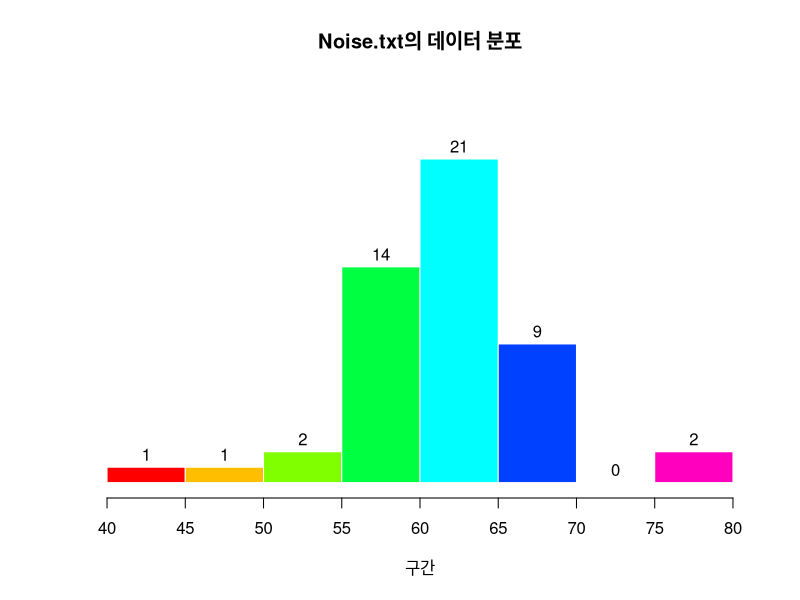
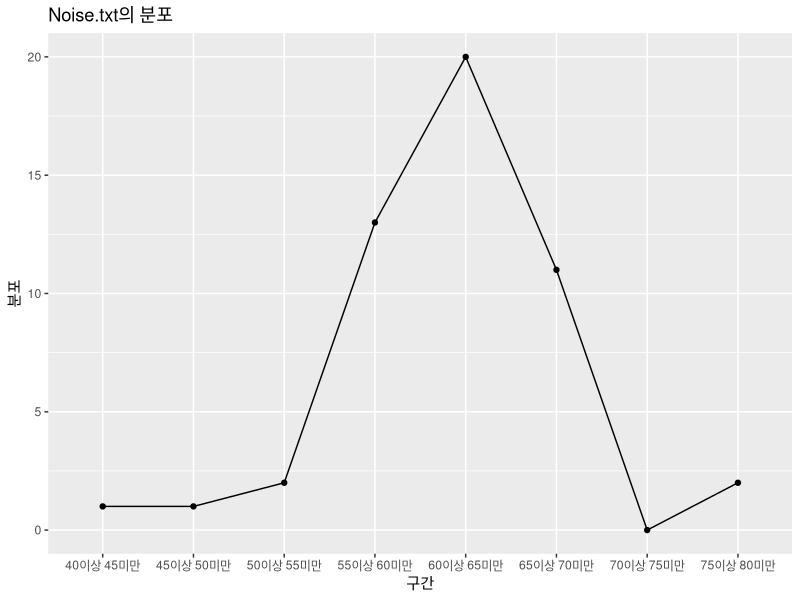

Generate these figures, in order, with R: (Note: this script raises an error after producing the figures.)
## ---- chunk 1
getwd()
setwd('C:/Users/stu/git/DA_Academy')
# read.csv
raw <- read.csv('noise.txt', header = F, stringsAsFactors = F, sep = ' ')
raw <- as.double(unlist(raw))

# read.table
# raw <- read.table('noise.txt')
## ---- chunk 2
data <- raw
minimum <- (min(data)%/%10)*10
maximum <- ((max(data)%/%10)+1)*10
step <- 5

hist(data, breaks=seq(minimum, maximum, step), right = F, ylim=c(0, 10+(3*step)), col=rainbow(8), border=F, labels=T, main = 'Noise.txt의 데이터 분포', xlab='구간', ylab= '', axes=F)
axis(1, at=seq(minimum, maximum, step), labels=seq(minimum, maximum, step), las=1)
## ---- chunk 3
library(ggplot2)
data <- round(raw)
minimum <- (min(data)%/%10)*10
maximum <- ((max(data)%/%10)+1)*10
step <- 5

freq <- table(cut(data, breaks=seq(minimum, maximum, step), right=F))
name <- names(freq)
name <- gsub('[[]', '', name)
name <- gsub(',', '이상 ', name)
name <- gsub(')', '미만', name)
names(freq) <- name
data <- as.data.frame(freq)

ggplot(data, aes(x=Var1, y=Freq, group=1))+ggtitle('Noise.txt의 분포')+labs(x='구간', y='분포')+geom_line()+geom_point()
## ---- chunk 4
raw <- read.csv('noise.txt', header = F, stringsAsFactors = F, sep = ' ')
raw <- as.double(unlist(raw))

findCriteria <- function(data, percentile, decreasing = F){
  if(decreasing==T){data <- sort(data, decreasing = T)}else{data <- sort(data, decreasing = F)}
  return(data[ceiling(length(data)*(percentile/100))])
}

# 하위 25% 기준 데이터
findCriteria(raw, 25, F)

# 하위 75% 기준 데이터
findCriteria(raw, 75, F)

# 상위 75% 기준 데이터
findCriteria(raw, 75, T)
## ---- chunk 5
quantile(raw, type=2)['25%']
## ---- chunk 6
food <- read.csv('food.csv', stringsAsFactors = F, header = T)
food

train <- food[, c(2, 3)]
label <- food[, 4]
test <- data.frame(sweetness=6,crunchiness=4)

knn(train, test, label, k=3, prob=T)
## ---- chunk 7
library(ggplot2)
tomato <- data.frame(ingredient='tomato', sweetness=6,crunchiness=4)
ggplot(data=food, aes(x=sweetness, y=crunchiness))+labs(title='What is tomato class?') + geom_point(aes(color=class, shape=class), size=6) + geom_text(aes(label=ingredient), vjust=-1, size=5)+geom_point(data=tomato, colour='black', size=6)+geom_text(data=tomato, aes(label=ingredient), vjust=-2, size=5, fontface='bold')

data.frame(ingredient=food[,1], distinct=sqrt((food[,2] - tomato[, 2])^2 + (food[,3] - tomato[,3]^2)))
## ---- chunk 8
boxplot(raw)
boxplot(raw, horizontal = T)

mean(raw)
median(raw)
var(raw)
sd(raw)
min(raw)
max(raw)
## ---- chunk 9
quantile(raw, type=2) 
quantile(raw) # 제1사분위수가 데이터에 없는 값이 나옴 / type 지정 필수
summary(raw) # 제1사분위수가 데이터에 없는 값이 나옴
## ---- chunk 10
data <- sort(raw)

if(length(data)%%2==0){
  a <- length(data)/2
  sum(data[c(a, a+1)])/2
}else{
  a <- ceiling(length(data)/2)
  data[a]
}

ifelse(length(data)%%2==0, sum(data[c(length(data)/2, length(data)/2+1)])/2, data[ceiling(length(data)/2)])
## ---- chunk 11
iqr <- findCriteria(raw, 75, F) - findCriteria(raw, 25, F)
iqr

# IQR 함수 사용
IQR(raw, type=2)
## ---- chunk 12
lf <- findCriteria(raw, 25)-1.5*iqr
lf

min(raw[raw>=lf])
## ---- chunk 13
uf <- findCriteria(raw, 75)+1.5*iqr
uf
max(raw[raw<=uf])
## ---- chunk 14
bp <- boxplot(raw, horizontal = T)
boxMin <- min(raw[raw>=lf])
boxMax <- max(raw[raw<=uf])
boxMdn <- median(raw)
q1 <- quantile(raw, type=2)['25%']
q3 <- quantile(raw, type=2)['75%']

text(x=boxMin, y=1.3, labels=boxMin)
text(x=boxMax, y=1.3, labels=boxMax)
text(x=boxMdn, y=1.3, labels=boxMdn)
text(x=q1, y=1.3, labels=q1)
text(x=q3, y=1.3, labels=q3)

under <- raw[raw<lf]
over <- raw[raw>uf]
text(x=under, y=1.1, labels=under, col='Red')
text(x=over[1], y=1.1, labels=over[1], col = 'Red')
text(x=over[2], y=0.9, labels=over[2], col = 'Red')
## ---- chunk 15
boxplot(raw, horizontal = T)
# 제1사분위수 출력
text(quantile(raw, 0.25, type=2)+0.5, 1, labels=quantile(raw, 0.25, type=2), col='blue')

# 중위수 출력
text(quantile(raw, 0.50, type=2)+0.5, 1, labels=quantile(raw, 0.25, type=2), col='blue')

# 제3사분위수 출력
text(quantile(raw, 0.75, type=2)+0.5, 1, labels=quantile(raw, 0.25, type=2), col='blue')

# 사분위범위 내에 최소값 출력
lf <- quantile(raw, 0.25, type=2) - 1.5 * IQR(raw, type=2)
uf <- quantile(raw, 0.75, type=2) + 1.5 * IQR(raw, type=2)
text(min(raw[raw>=lf & raw<=uf])+0.5, 1, labels=min(raw[raw>=lf & raw<=uf]), col='blue')

# 사분위범위 내에 최대값 출력
text(max(raw[raw>=lf & raw<=uf])+0.5, 1, labels=max(raw[raw>=lf & raw<=uf]), col='blue')

# 이상치 출력
text(raw[raw<lf], 1.03, labels=raw[raw<lf], col='red', cex=0.7)
text(raw[raw>uf], 1.03, labels=raw[raw>uf], col='red', cex=0.7)

## ---- chunk 16
like <- read.csv('like.csv', stringsAsFactors = F, header = T)
str(like)
colnames(like) <- c('talk', 'book', 'travel', 'school', 'tall', 'skin', 'muscle', 'label')
str(like)

test <- data.frame(talk=70, book=50, travel=30, school=70, tall=70, skin=40, muscle=50)
## ---- chunk 17
install.packages('class')
library(class)
## ---- chunk 18
train <- like[, -8]
group <- like[, 8]
train
group

knn(train, test, group, k=3)

knn(train, test, group, k=5)
knn(train, test, group, k=10)

# 확률값 리턴
knn(train, test, group, k=3, prob=T)
